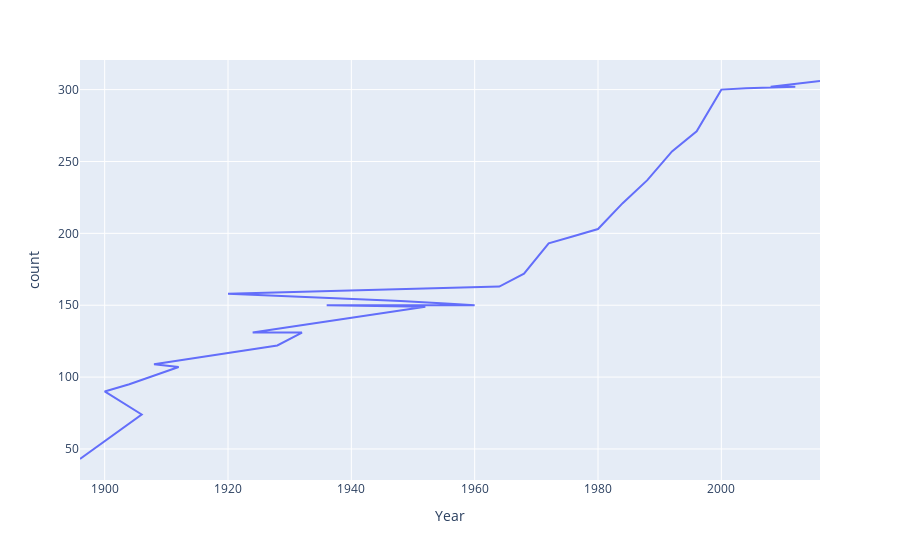

The notebook cell this image was saved under:
### Code cell
fig = px.line(event_over_time,x='Year',y='count')
fig.show()

### Figure 1 — Plotly figure (JSON) as saved in the notebook; plotly's stock layout.template omitted (floating-point values rounded to 4 significant figures)
{"data": [{"hovertemplate": "Year=%{x}<br>count=%{y}<extra></extra>", "legendgroup": "", "line": {"color": "#636efa", "dash": "solid"}, "marker": {"symbol": "circle"}, "mode": "lines", "name": "", "orientation": "v", "showlegend": false, "type": "scatter", "x": [1896, 1906, 1900, 1904, 1912, 1908, 1928, 1932, 1924, 1952, 1936, 1960, 1956, 1948, 1920, 1964, 1968, 1972, 1976, 1980, 1984, 1988, 1992, 1996, 2000, 2004, 2012, 2008, 2016], "xaxis": "x", "y": [43, 74, 90, 95, 107, 109, 122, 131, 131, 149, 150, 150, 151, 153, 158, 163, 172, 193, 198, 203, 221, 237, 257, 271, 300, 301, 302, 302, 306], "yaxis": "y"}], "layout": {"legend": {"tracegroupgap": 0}, "margin": {"t": 60}, "xaxis": {"anchor": "y", "domain": [0, 1], "title": {"text": "Year"}}, "yaxis": {"anchor": "x", "domain": [0, 1], "title": {"text": "count"}}}}
